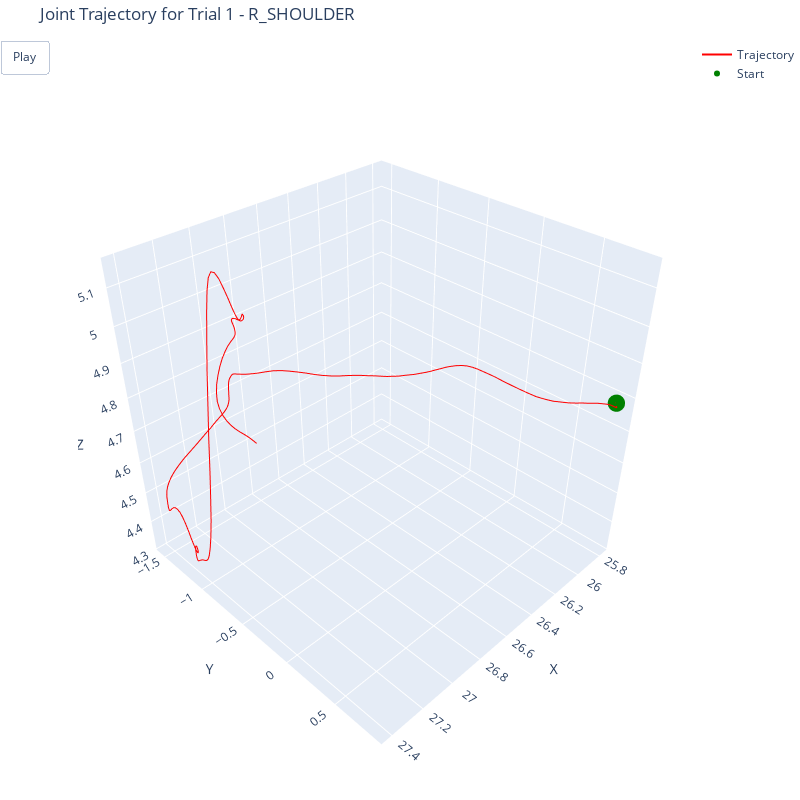

The code cell stored with this chart in its notebook:
### Code cell
graph_joint_positions(1, 'R_SHOULDER')

### Figure 1 — Plotly figure (JSON) as saved in the notebook; plotly's stock layout.template omitted (floating-point values rounded to 4 significant figures; data arrays with more than 128 entries replaced by an {"elided": "..."} marker saying what was removed)
{"data": [{"line": {"color": "red", "width": 2}, "mode": "lines", "name": "Trajectory", "type": "scatter3d", "x": {"elided": "240 float values"}, "y": {"elided": "240 float values"}, "z": {"elided": "240 float values"}}, {"marker": {"color": "green", "opacity": 1, "size": 6}, "mode": "markers", "name": "Start", "type": "scatter3d", "x": [25.78], "y": [0.837], "z": [4.782]}], "layout": {"height": 800, "margin": {"b": 0, "l": 0, "r": 0, "t": 40}, "scene": {"aspectmode": "cube", "camera": {"eye": {"x": 1.5, "y": 1.5, "z": 1.5}}, "xaxis": {"title": {"text": "X"}}, "yaxis": {"title": {"text": "Y"}}, "zaxis": {"title": {"text": "Z"}}}, "title": {"text": "Joint Trajectory for Trial 1 - R_SHOULDER"}, "updatemenus": [{"buttons": [{"args": [null, {"frame": {"duration": 50, "redraw": true}, "fromcurrent": true}], "label": "Play", "method": "animate"}], "showactive": false, "type": "buttons"}], "width": 800}}
